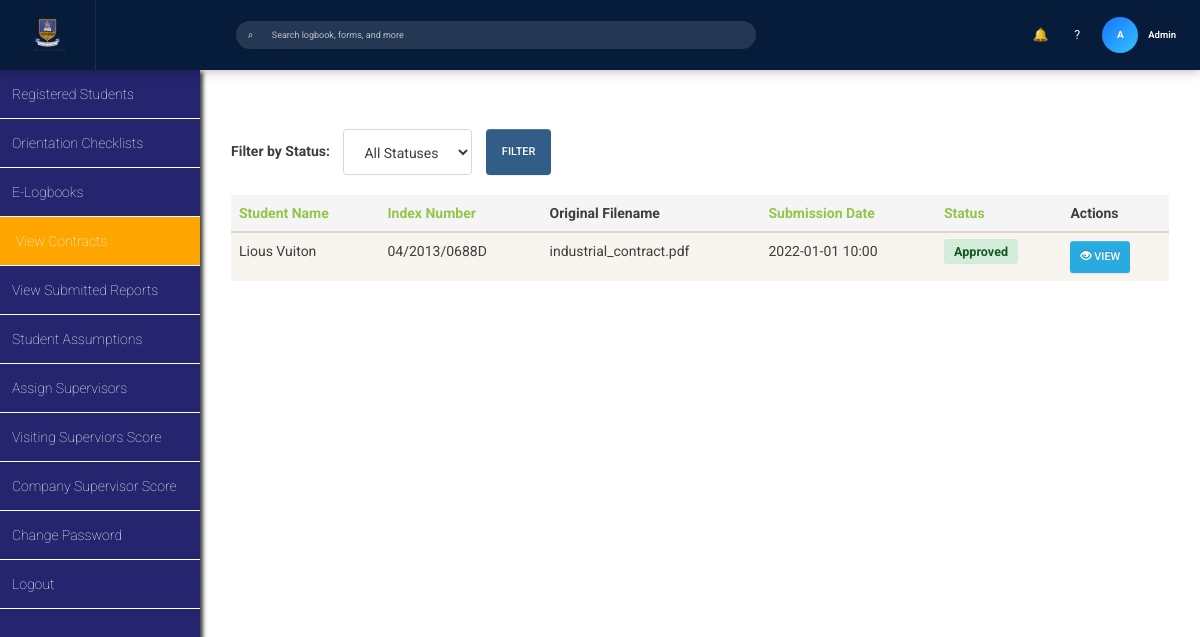
Page /admin/manage_contracts.php on the committed database.
### tables this page shows
CREATE TABLE `student_contracts` (
  `id` int(11) NOT NULL,
  `student_name` varchar(255) NOT NULL,
  `index_number` varchar(100) NOT NULL,
  `contract_file` varchar(255) NOT NULL,
  `original_filename` varchar(255) NOT NULL,
  `submission_date` timestamp NOT NULL DEFAULT CURRENT_TIMESTAMP,
  `status` enum('pending','approved','rejected') NOT NULL DEFAULT 'pending',
  `admin_comment` text
);

### admin/manage_contracts.php (the view, shortened to what this page needs)
<?php
include '../database_connection/database_connection.php';
$page = isset($_GET['page']) ? (int)$_GET['page'] : 1;
$per_page = 10;
$sort_by = isset($_GET['sort_by']) ? $_GET['sort_by'] : 'submission_date';
$sort_order = isset($_GET['sort_order']) ? $_GET['sort_order'] : 'DESC';
$query_string = '';
$where_clause = "1=1";
$offset = ($page - 1) * $per_page;
$contracts_query = "SELECT * FROM student_contracts WHERE $where_clause ORDER BY $sort_by $sort_order LIMIT $offset, $per_page";
$contracts_result = mysqli_query($conn, $contracts_query);
?>
<!DOCTYPE html>
<html lang="en" class="bg-pink">
<head>
  <link rel="stylesheet" href="../css/bootstrap-theme.min.css"/>
  <link rel="stylesheet" href="../css/bootstrap.min.css"/>
  <link rel="stylesheet" href="../css/main_page_style.css"/>
</head>
<body>
<?php $topbar_display_name = 'Admin'; $topbar_logo_src = '../img/header_log.png'; include '../includes/topbar.php'; ?>
<div id="left_side_bar">
<ul id="menu_list">
  <a class="menu_items_link" href="view_registered_students/view_registered_students.php"><li class="menu_items_list">Registered Students</li></a>
  <a class="menu_items_link" href="view_orientation_checklists.php"><li class="menu_items_list">Orientation Checklists</li></a>
  <a class="menu_items_link" href="view_elogbooks.php"><li class="menu_items_list">E-Logbooks</li></a>
  <a class="menu_items_link" href="manage_contracts.php"><li class="menu_items_list" style="background-color:orange;padding-left:16px">View Contracts</li></a>
  <a class="menu_items_link" href="view_submitted_reports.php"><li class="menu_items_list">View Submitted Reports</li></a>
  <a class="menu_items_link" href="students_assumptions/students_assumptions.php"><li class="menu_items_list">Student Assumptions</li></a>
  <a class="menu_items_link" href="assign_supervisors/assign_supervisors.php"><li class="menu_items_list">Assign Supervisors</li></a>
  <a class="menu_items_link" href="visiting_score/visiting_supervisors_score.php"><li class="menu_items_list">Visiting Superviors Score</li></a>
  <a class="menu_items_link" href="company_score/company_supervisor_score.php"><li class="menu_items_list">Company Supervisor Score</li></a>
  <a class="menu_items_link" href="change_password/change_password.php"><li class="menu_items_list">Change Password</li></a>
  <a class="menu_items_link" href="../index.php"><li class="menu_items_list">Logout</li></a>
</ul>
</div>
<div id="main_content">
  <div class="container-fluid">
    <div class="panel">
       <div class="panel-heading phead">
          <h2 class="panel-title ptitle">Manage Student Contracts</h2>
       </div>
       <div class="panel-body pbody">
          <div class="row" style="margin-bottom: 20px;">
            <div class="col-sm-6">
              <form method="get" class="form-inline">
                <label for="status" style="margin-right: 10px;">Filter by Status:</label>
                <select name="status" id="status" class="form-control" style="margin-right: 10px;">
                  <option value="">All Statuses</option>
                </select>
                <button type="submit" class="btn btn-primary">Filter</button>
              </form>
            </div>
          </div>
          <div class="table-responsive">
            <table class="table table-striped table-hover">
              <thead>
                <tr style="background-color: #f5f5f5;">
                  <th><a href="?sort_by=student_name&sort_order=<?php echo ($sort_by == 'student_name' && $sort_order == 'ASC') ? 'DESC' : 'ASC'; ?><?php echo $query_string; ?>">Student Name</a></th>
                  <th><a href="?sort_by=index_number&sort_order=<?php echo ($sort_by == 'index_number' && $sort_order == 'ASC') ? 'DESC' : 'ASC'; ?><?php echo $query_string; ?>">Index Number</a></th>
                  <th>Original Filename</th>
                  <th><a href="?sort_by=submission_date&sort_order=<?php echo ($sort_by == 'submission_date' && $sort_order == 'ASC') ? 'DESC' : 'ASC'; ?><?php echo $query_string; ?>">Submission Date</a></th>
                  <th><a href="?sort_by=status&sort_order=<?php echo ($sort_by == 'status' && $sort_order == 'ASC') ? 'DESC' : 'ASC'; ?><?php echo $query_string; ?>">Status</a></th>
                  <th>Actions</th>
                </tr>
              </thead>
              <tbody>
                <?php if (mysqli_num_rows($contracts_result) > 0): ?>
                  <?php while ($contract = mysqli_fetch_assoc($contracts_result)): ?>
                    <tr>
                      <td><?php echo htmlspecialchars($contract['student_name']); ?></td>
                      <td><?php echo htmlspecialchars($contract['index_number']); ?></td>
                      <td><?php echo htmlspecialchars($contract['original_filename']); ?></td>
                      <td><?php echo date('Y-m-d H:i', strtotime($contract['submission_date'])); ?></td>
                      <td>
                        <span class="status-badge status-<?php echo strtolower($contract['status']); ?>">
                          <?php echo ucfirst($contract['status']); ?>
                        </span>
                      </td>
                      <td>
                        <button class="btn btn-sm btn-info" data-toggle="modal" data-target="#viewModal" onclick="loadContractDetails(<?php echo htmlspecialchars(json_encode($contract)); ?>)">
                          <i class="glyphicon glyphicon-eye-open"></i> View
                        </button>
                      </td>
                    </tr>
                  <?php endwhile; ?>
                <?php else: ?>
                  <tr>
                    <td colspan="6" style="text-align: center; padding: 20px;">No contracts found.</td>
                  </tr>
                <?php endif; ?>
              </tbody>
            </table>
          </div>
       </div>
    </div>
  </div>
</div>
</body>
</html>

### css/main_page_style.css (style rules this page uses)
* { margin: 0; padding: 0; }
#left_side_bar { height: calc(100vh - 70px); float: left; margin-top: 70px; overflow: auto; background-color: rgba(18, 18, 99, 0.92); position: fixed; box-shadow: 3px 2px 4px; width: 200px; z-index: 2; }
#left_side_bar #menu_list a { text-decoration: none; color: white; font-size: 1em; }
#left_side_bar #menu_list li { text-decoration-style: none; padding: 14px 10px 14px 12px; border-bottom: 1px solid white; font-weight: lighter; }
#main_content { background-color: white; margin-top: 70px; float: right; padding-left: 200px; width: 100%; height: 92vh; overflow-y: auto; overflow-x: auto; }
@media only screen and (min-width: 320px) { #left_side_bar { width: 160px; } }
@media only screen and (min-width: 320px) { #left_side_bar #menu_list a { font-size: .8em; } }
@media only screen and (min-width: 320px) { #left_side_bar #menu_list li { padding: 14px 10px 14px 8px; } }
@media only screen and (min-width: 320px) { #main_content { padding-left: 160px; } }
@media only screen and (min-width: 480px) { #left_side_bar { width: 160px; } }
@media only screen and (min-width: 480px) { #left_side_bar #menu_list a { font-size: .8em; } }
@media only screen and (min-width: 480px) { #left_side_bar #menu_list li { padding: 14px 10px 14px 8px; } }
@media only screen and (min-width: 480px) { #main_content { padding-left: 160px; } }
@media only screen and (min-width: 992px) { #left_side_bar { width: 200px; } }
@media only screen and (min-width: 992px) { #left_side_bar #menu_list a { font-size: 1em; } }
@media only screen and (min-width: 992px) { #left_side_bar #menu_list li { padding: 14px 10px 14px 12px; } }
@media only screen and (min-width: 992px) { #main_content { padding-left: 200px; } }
@media only screen and (min-width: 1200px) { #left_side_bar { width: 200px; } }
@media only screen and (min-width: 1200px) { #left_side_bar #menu_list a { font-size: 1em; } }
@media only screen and (min-width: 1200px) { #left_side_bar #menu_list li { padding: 14px 10px 14px 12px; } }
@media only screen and (min-width: 1200px) { #main_content { padding-left: 200px; } }

### admin/manage_contracts.php (style rules this page uses)
.status-badge { padding: 5px 10px; border-radius: 3px; font-size: 0.9em; font-weight: bold; }
.status-approved { background-color: #d4edda; color: #155724; }

### rows in the picture
student_contracts: student_name "Lious Vuiton", index_number "04/2013/0688D", original_filename "industrial_contract.pdf", submission_date "2022-01-01 10:00", status "Approved"

### other values in the picture
$topbar_initial "A"
$topbar_display_esc "Admin"
